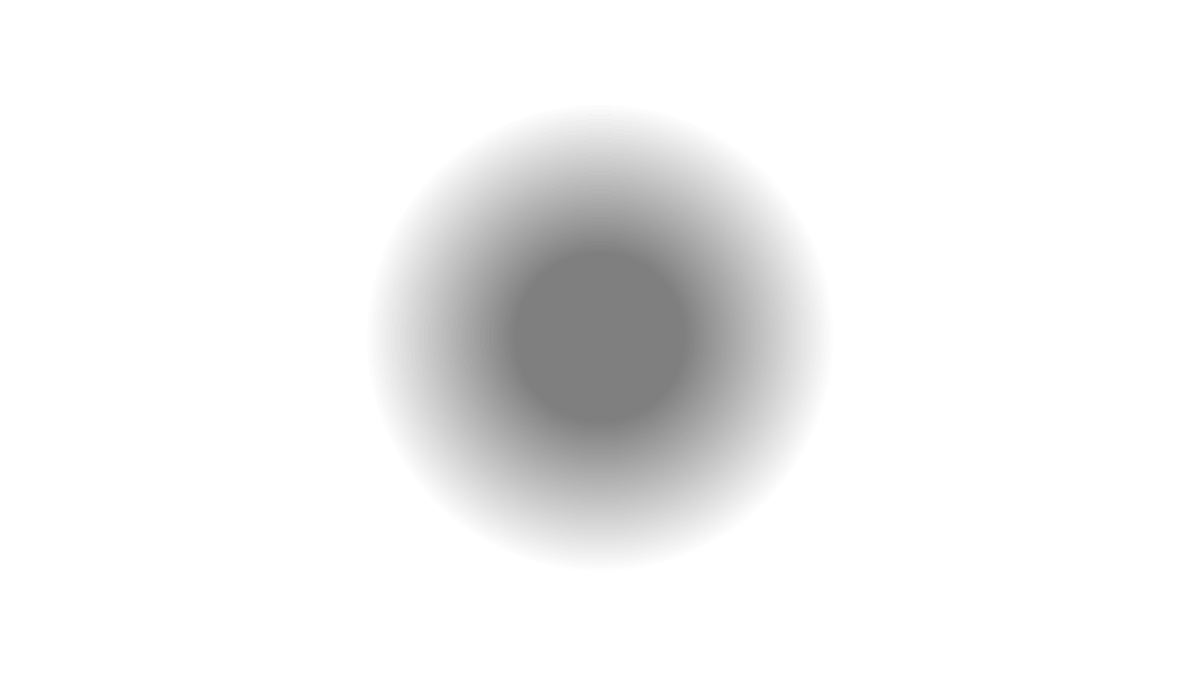
Frame 1 (no input)
Frame 60 (the mouse pressed at the canvas centre just before this capture): identical to frame 1, image omitted
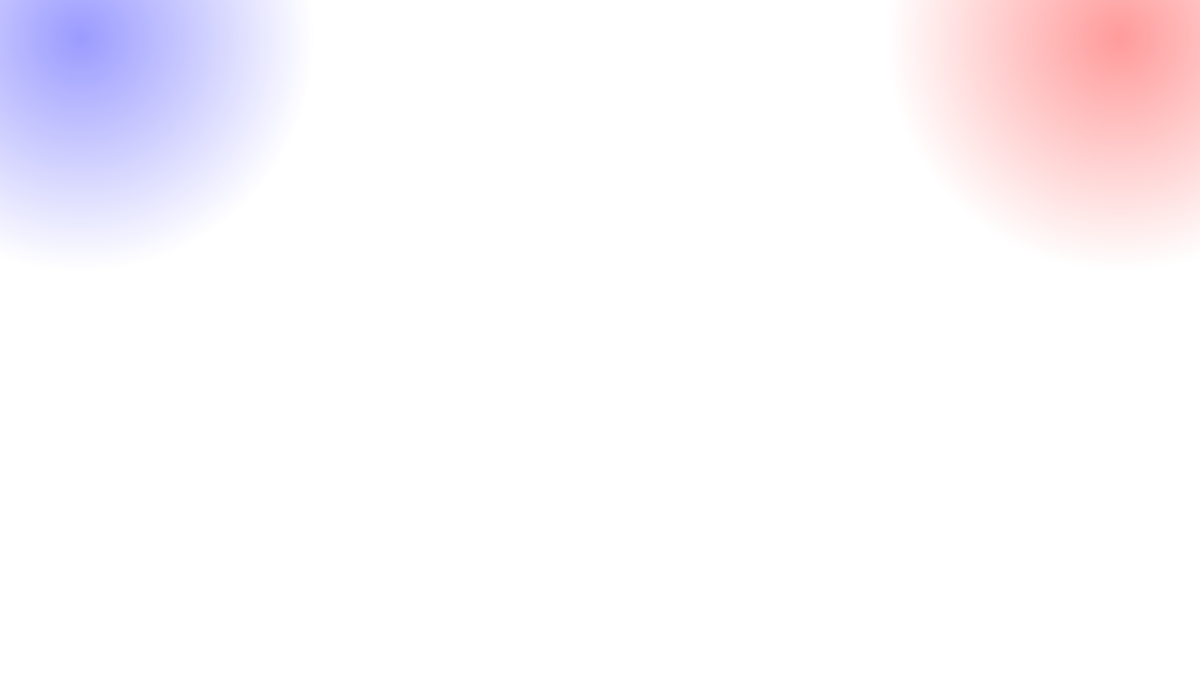
Frame 120 (the mouse held since frame 60 and released just before this capture)

The Processing sketch that drew these frames (run headless with seeded random() and noise(); from frame 60 on, the mouse is pressed at the canvas centre):

// Processing sketch: sketch_160703a
// ── sketch_160703a.pde
void setup(){size(1280,720);}
void draw(){
  background(255);
  translate(width/2,height/2);
  fill(0,255,0,1);
  stroke(0,255,0,1);
  for(int i = 1; i <= 500; i = i+5){
    ellipse(sin((TWO_PI/3)*0)*mouseX,cos((TWO_PI/3)*0)*mouseX,i,i);
  }
  fill(255,0,0,1);
  stroke(255,0,0,1);
  for(int i = 1; i <= 500; i = i+5){
    ellipse(sin((TWO_PI/3)*1)*mouseX,cos((TWO_PI/3)*1)*mouseX,i,i);
  }
  fill(0,0,255,1);
  stroke(0,0,255,1);
  for(int i = 1; i <= 500; i = i+5){
    ellipse(sin((TWO_PI/3)*2)*mouseX,cos((TWO_PI/3)*2)*mouseX,i,i);
  }
}
